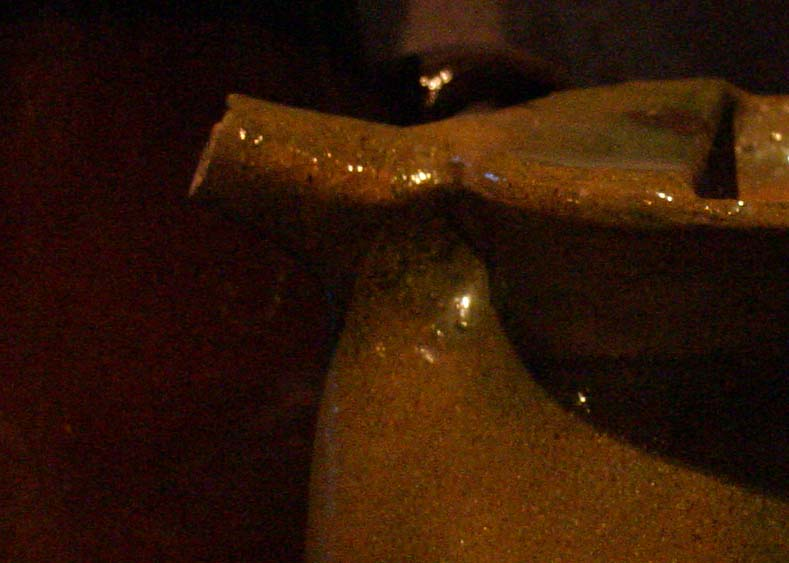
#> input picture Assignment-2/Q2/ultimate_test/3_a.jpg, 789 x 563 px, given in place of 3_a.png, which was not available
$ python Q3_190720.py
#> lines starting #> are read from the running program, lines starting #| are printed output that depends on the picture; after the words box and inside, x2 and y2 are one past the last pixel; in counts of white or black regions, pixels touching at a corner belong together; pictures that were not available may be replaced by others from this repository, and a replacement may not be noted
import cv2
import numpy as np
import os

def show_image(image):
    cv2.imshow('image', image)
    cv2.waitKey(0)
    cv2.destroyAllWindows()
    print("Done")


def solution(image_path):
    ############################
    ############################

#> called with image_path = 'Q3/test/3_a.png'
    image = cv2.imread(image_path)
#> image is the input picture: shape (563, 789, 3); mean B, G, R 6.5, 22.7, 49.3
    gray = cv2.cvtColor(image, cv2.COLOR_BGR2GRAY) # grayscale mei convert karo
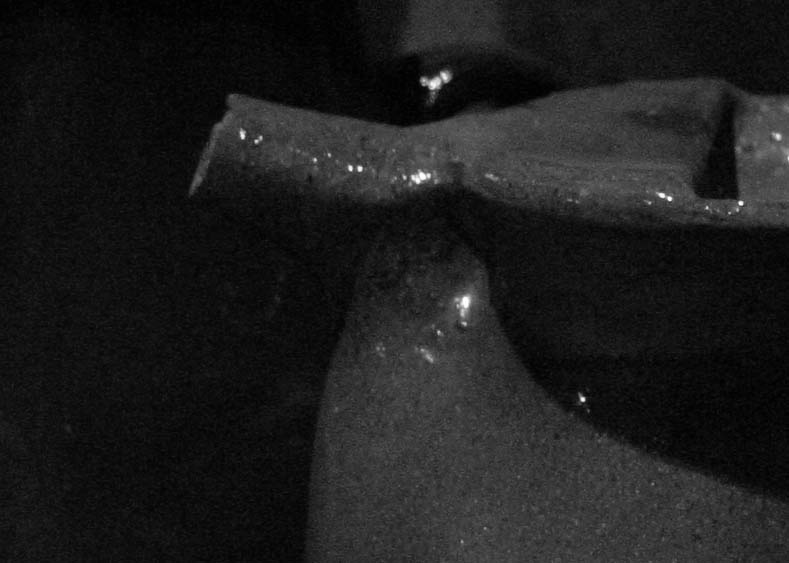
#> gray: shape (563, 789); min 0, max 255, mean 28.8
    gray = cv2.bitwise_not(gray) # grayscale image invert karo taki thresholding sahi se ho
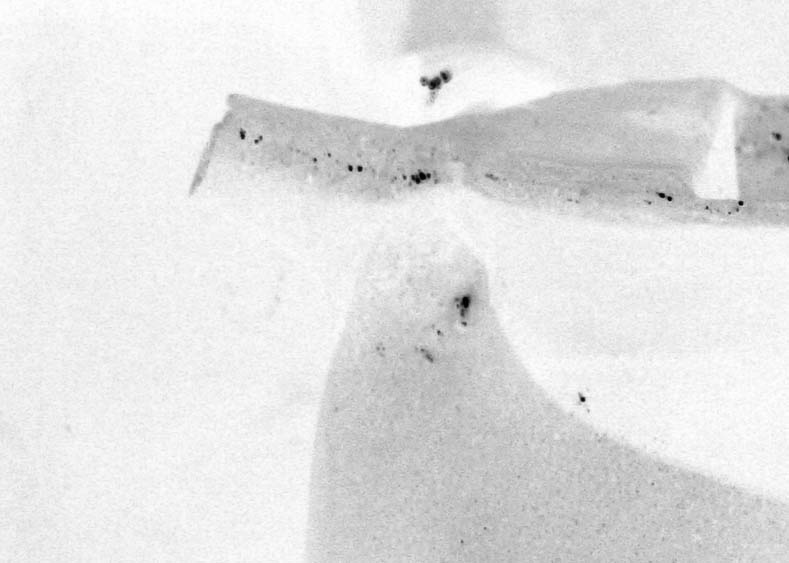
#> gray: shape (563, 789); min 0, max 255, mean 226.2
    thresh_val, thresh = cv2.threshold(gray, 127, 255, cv2.THRESH_BINARY + cv2.THRESH_OTSU) # perform OTSU thresholding
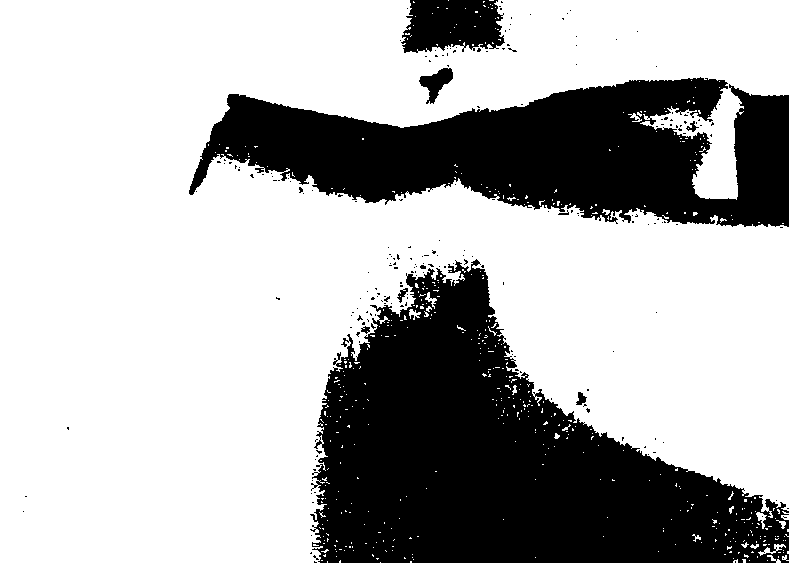
#> thresh: shape (563, 789); 69.2% white; 212 black regions (202 under 20 px), largest, box (x1, y1, x2, y2) and area: (310, 259, 789, 563) 77831, (189, 77, 789, 227) 53012, (401, 0, 505, 53) 4378
#> thresh_val = 217

    ## Testing code to display the image
    # print("Threshold value: ", thresh_val)

    show_image(thresh)


    ############################
    ############################
    ## comment the line below before submitting else your code wont be executed##
    # pass
    return image

# for filename in os.listdir('Q3/test'):
#     image_path = os.path.join('Q3/test', filename)
#     solution(image_path)

solution('Q3/test/3_a.png')

$ run again, with Assignment-2/Q2/ultimate_test/2_a.jpg copied over Assignment-2/Q2/ultimate_test/3_a.jpg
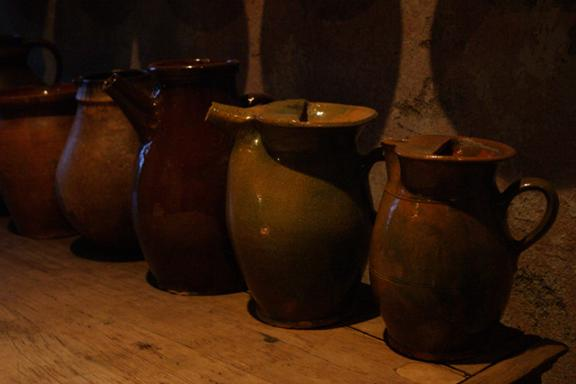
#> input picture Assignment-2/Q2/ultimate_test/2_a.jpg, 576 x 384 px, given in place of 3_a.png, which was not available
#> in solution, image is the input picture: shape (384, 576, 3); mean B, G, R 9.6, 25.7, 50.4
#> in solution, `gray = cv2.bitwise_not(gray)`:
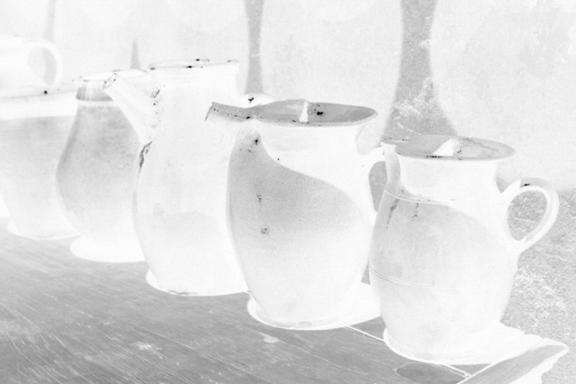
#> gray: shape (384, 576); min 5, max 255, mean 223.8
#> in solution, `thresh_val, thresh = cv2.threshold(gray, 127, 255, cv2.THRESH_BINARY +..`:
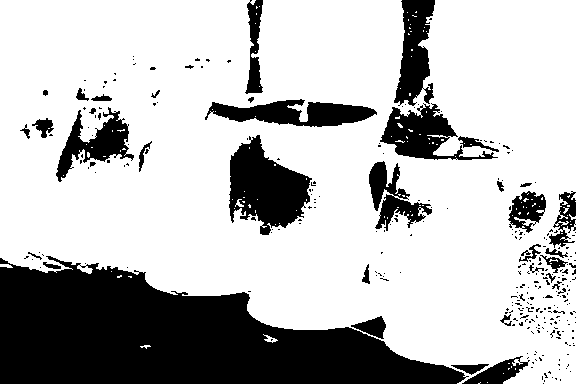
#> thresh: shape (384, 576); 73.3% white; 294 black regions (254 under 20 px), largest, box (x1, y1, x2, y2) and area: (0, 256, 469, 384) 35347, (229, 135, 312, 235) 4848, (205, 99, 377, 127) 2782
#> thresh_val = 211
